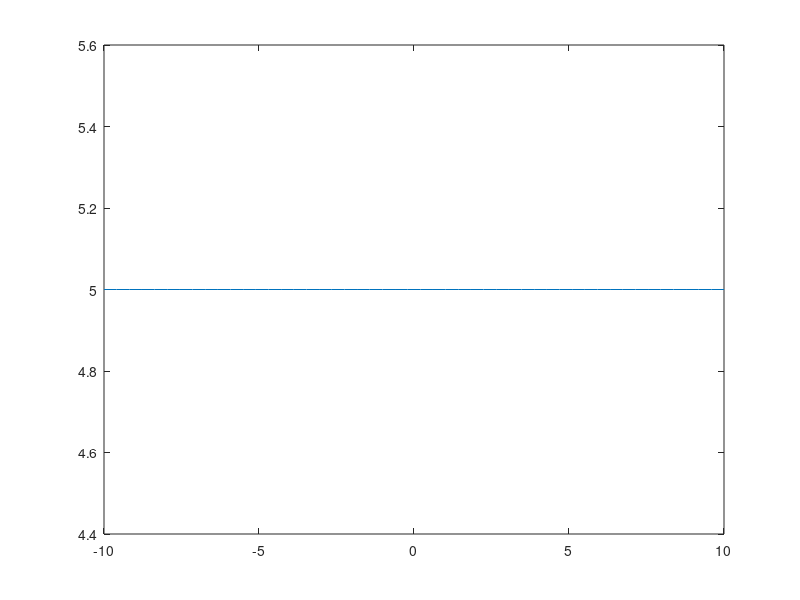

Reproduce this figure in MATLAB. (Note: this script raises an error after producing the figure.)
function EcuacionExponencialCaso2()
clc
clear all;

disp ('Calculo del dominio y rango de funciones');
disp ('Funcion Exponecial caso 1');
disp ('Sea la funcion a^((bx + c) / (dx + e)) :');

A=input('Ingrese el valor de A: ');
B=input('Ingrese el valor de B: ');
C=input('Ingrese el valor de C: ');
D=input('Ingrese el valor de D: ');
E=input('Ingrese el valor de E: ');


x = linspace (-10, 10, 50);
y = A.^((B*x + C)./(D*x + E));

W = -E./D;
plot (x,y);

disp ("El dominio es: (-?, " + W + ") U ("+ W + ", ?)");